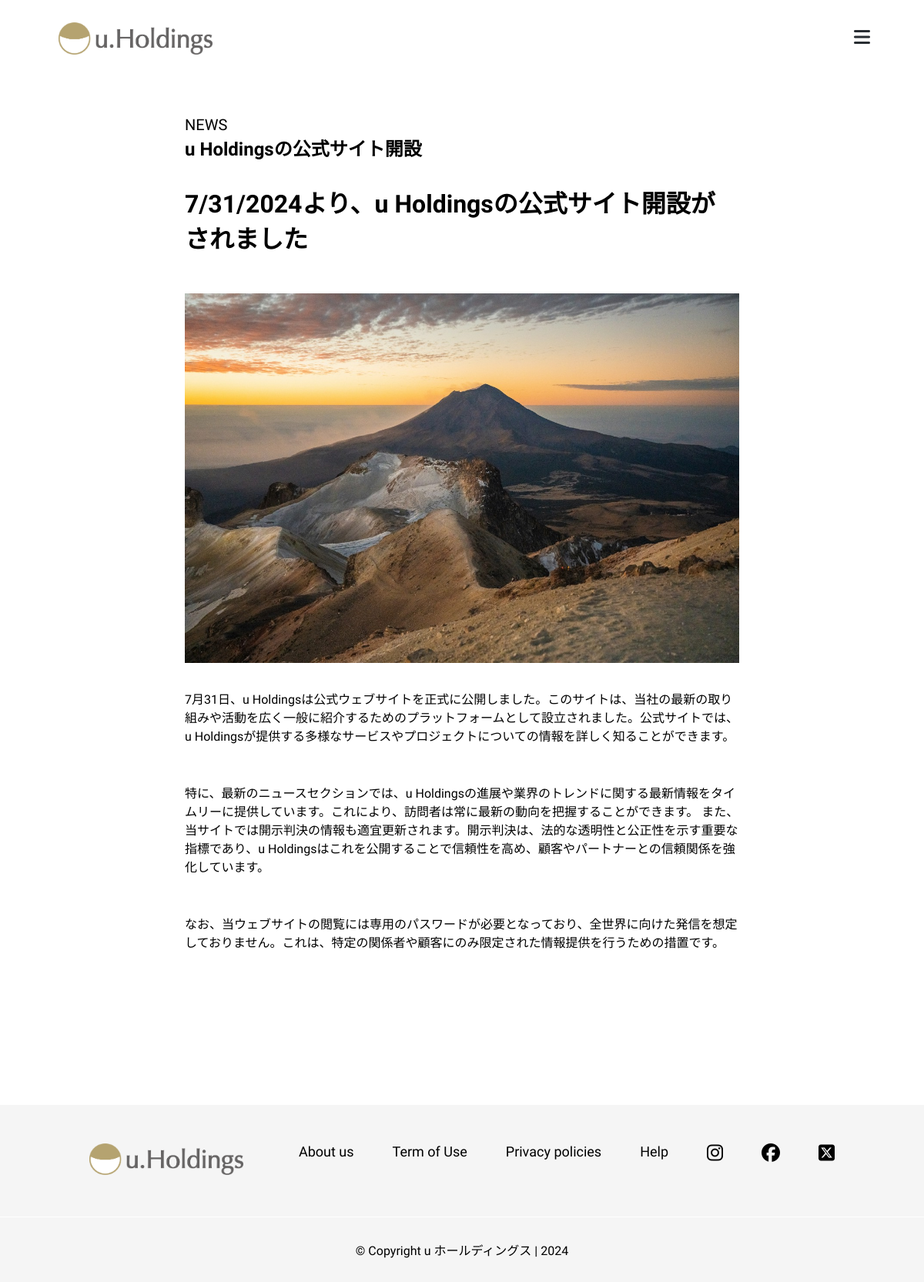
/radCard/2/, run on the app's committed database.
### website/models.py (models this page shows, shortened)
class rad_content(models.Model):
    rad_id = models.AutoField(primary_key=True)
    genres = models.CharField(max_length=150, choices=rad_genres, default=None)
    header_main = models.CharField(max_length=50, blank=False)
    author = models.CharField(max_length=20, blank=False)
    description = models.CharField(max_length=50, blank=True)
    paragraph1 = models.CharField(max_length=1000, blank=False)
    paragraph2 = models.CharField(max_length=1000, blank=True)
    paragraph3 = models.CharField(max_length=1000, blank=True)
    paragraph4 = models.CharField(max_length=1000, blank=True)
    thumbnail_image = models.ImageField(
        null=True, blank=True, upload_to='images/radCard_image/')
    image1 = models.ImageField(
        null=True, blank=True, upload_to='images/radCard_image/')
    image2 = models.ImageField(
        null=True, blank=True, upload_to='images/radCard_image/')
    image3 = models.ImageField(
        null=True, blank=True, upload_to='images/radCard_image/')
    image4 = models.ImageField(
        null=True, blank=True, upload_to='images/radCard_image/')
    time_stamp = models.DateTimeField(auto_now_add=True)

### website/views.py (the view)
# urls.py: path('radCard/<int:pk>/', radCard_detail, name='radCard_detail'),
def radCard_detail(request, pk):
    card_detail = get_object_or_404(rad_content, pk=pk)
    context = {'card_detail': card_detail}
    return render(request, 'radCard_detail.html', context)

### website/templates/radCard_detail.html (shortened to what this page needs)
{% extends 'base.html' %}{% load static %} {% block content %}
<html lang="en">
  <head>
    <link rel="stylesheet" href="{% static 'css/radCard_detail.css' %}" />
    <link
      rel="stylesheet"
      href="https://unpkg.com/swiper/swiper-bundle.min.css"
    />
  </head>
  <body>
    <div class="card_detail_container">
      <div class="radDetail_header">
        <h1>{{ card_detail.genres }}</h1>
        <h3>{{ card_detail.header_main }}</h3>
        <h2>{{ card_detail.description}}</h2>
      </div>
      <div class="radDetail_content">
        {% if card_detail.image1 %}
        <img
          src="{{ card_detail.image1.url }}"
          alt="{{ card_detail.header_main }}"
        />
        {% endif %}
        <p>{{ card_detail.paragraph1 }}</p>
      </div>
      <div class="radDetail_content">
        <p>{{ card_detail.paragraph2 }}</p>
      </div>
      <div class="radDetail_content">
        <p>{{ card_detail.paragraph3 }}</p>
      </div>
    </div>
  </body>
</html>
{% endblock content %}

### website/static/css/base.css (style rules this page uses)
* { box-sizing: border-box; margin: 0; padding: 0; font-family: 'Zen Kaku Gothic New', sans-serif; }
body { align-items: center; justify-content: center; transition: 0.01s ease; margin: 0; }

### website/static/css/radCard_detail.css (style rules this page uses)
* { margin: 0; padding: 0; box-sizing: border-box; font-family: 'Zen Kaku Gothic New', sans-serif; }
body { overflow-x: hidden; }
.card_detail_container { padding-inline: 20%; padding-block: 150px; }
.radDetail_header h1 { color: black; font-size: 20px; font-weight: normal; }
.radDetail_header h3 { color: black; font-size: 24px; font-weight: 700; }
.radDetail_header h2 { margin-top: 30px; color: black; font-size: 32px; font-weight: bold; }
.radDetail_content { margin-top: 50px; }
.radDetail_content img { width: 100%; max-width: 1920px; height: 100%; max-height: 1080px; }
.radDetail_content p { margin-top: 30px; }

### website/static/css/footer.css (style rules this page uses)
* { box-sizing: border-box; margin: 0; padding: 0; font-family: 'Zen Kaku Gothic New', sans-serif; }
body { align-items: center; justify-content: center; width: 100%; }

### data on the page
rad_content: genres "NEWS", header_main "u Holdingsの公式サイト開設", description "7/31/2024より、u Holdingsの公式サイト開設がされました", image1 (picture), paragraph1 "7月31日、u Holdingsは公式ウェブサイトを正式に公開しました。このサイトは、当社の最新の取り組みや活動を広く一般に紹介するためのプラットフォームとして設立されました。公式サイトでは、u Holdingsが提供する多様なサービスやプロジェクトについての情報を詳しく知ることができます。", paragraph2 "特に、最新のニュースセクションでは、u Holdingsの進展や業界のトレンドに関する最新情報をタイムリーに提供しています。これにより、訪問者は常に最新の動向を把握することができます。 また、当サイトでは開示判決の情報も適宜更新されます。開示判決は、法的な透明性と公正性を示す重要な指標であり、u Holdingsはこれを公開することで信頼性を高め、顧客やパートナーとの信頼関係を強化しています。", paragraph3 "なお、当ウェブサイトの閲覧には専用のパスワードが必要となっており、全世界に向けた発信を想定しておりません。これは、特定の関係者や顧客にのみ限定された情報提供を行うための措置です。"
